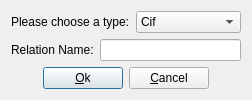
<?xml version="1.0" encoding="UTF-8"?>
<ui version="4.0">
 <class>DialogTypeJointure</class>
 <widget class="QDialog" name="DialogTypeJointure">
  <property name="windowModality">
   <enum>Qt::ApplicationModal</enum>
  </property>
  <property name="geometry">
   <rect>
    <x>0</x>
    <y>0</y>
    <width>227</width>
    <height>97</height>
   </rect>
  </property>
  <property name="windowTitle">
   <string>Relation Type</string>
  </property>
  <property name="windowIcon">
   <iconset>
    <normaloff>:/gapQBE.png</normaloff>:/gapQBE.png</iconset>
  </property>
  <layout class="QVBoxLayout" name="verticalLayout">
   <item>
    <layout class="QHBoxLayout" name="horizontalLayout_2">
     <item>
      <widget class="QLabel" name="label">
       <property name="text">
        <string>Please choose a type:</string>
       </property>
      </widget>
     </item>
     <item>
      <widget class="QComboBox" name="comboBoxType">
       <item>
        <property name="text">
         <string extracomment="Contrainte d'intégrité fonctionnelle">Cif</string>
        </property>
        <property name="icon">
         <iconset resource="mesressources.qrc">
          <normaloff>:/images/cif</normaloff>:/images/cif</iconset>
        </property>
       </item>
       <item>
        <property name="text">
         <string extracomment="Dépendance Faible">Df</string>
        </property>
       </item>
       <item>
        <property name="text">
         <string extracomment="Patte d'association">Leg</string>
        </property>
       </item>
       <item>
        <property name="text">
         <string extracomment="Entité faible">Leak Relation</string>
        </property>
        <property name="icon">
         <iconset resource="mesressources.qrc">
          <normaloff>:/images/leakRelation.png</normaloff>:/images/leakRelation.png</iconset>
        </property>
       </item>
       <item>
        <property name="text">
         <string extracomment="Association">Relation</string>
        </property>
        <property name="icon">
         <iconset resource="mesressources.qrc">
          <normaloff>:/images/association</normaloff>:/images/association</iconset>
        </property>
       </item>
      </widget>
     </item>
    </layout>
   </item>
   <item>
    <layout class="QHBoxLayout" name="horizontalLayout">
     <item>
      <widget class="QLabel" name="labelRelationName">
       <property name="text">
        <string>Relation Name:</string>
       </property>
      </widget>
     </item>
     <item>
      <widget class="QLineEdit" name="lineEditRelationName"/>
     </item>
    </layout>
   </item>
   <item>
    <layout class="QHBoxLayout" name="horizontalLayout_3">
     <item>
      <spacer name="horizontalSpacer">
       <property name="orientation">
        <enum>Qt::Horizontal</enum>
       </property>
       <property name="sizeHint" stdset="0">
        <size>
         <width>40</width>
         <height>20</height>
        </size>
       </property>
      </spacer>
     </item>
     <item>
      <widget class="QPushButton" name="pushButtonOk">
       <property name="text">
        <string>&amp;Ok</string>
       </property>
      </widget>
     </item>
     <item>
      <widget class="QPushButton" name="pushButtonCancel">
       <property name="text">
        <string>&amp;Cancel</string>
       </property>
      </widget>
     </item>
     <item>
      <spacer name="horizontalSpacer_2">
       <property name="orientation">
        <enum>Qt::Horizontal</enum>
       </property>
       <property name="sizeHint" stdset="0">
        <size>
         <width>40</width>
         <height>20</height>
        </size>
       </property>
      </spacer>
     </item>
    </layout>
   </item>
  </layout>
 </widget>
 <resources>
  <include location="mesressources.qrc"/>
 </resources>
 <connections/>
</ui>
